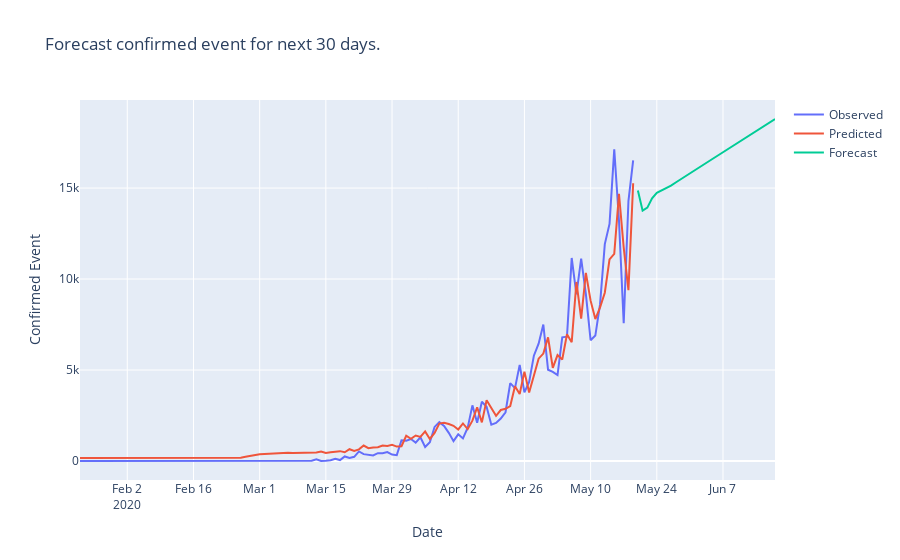

The notebook cell saved with this chart:
### Code cell
fig = go.Figure(go.Scatter( x=new_case.index, y=new_case, name="Observed" ))

fig.add_trace(go.Scatter( x=new_case.index, y = modelo.predict_in_sample(), name="Predicted" ))

#fig.add_trace(go.Scatter( x=pd.date_range('2020-05-20', '2020-06-05'), y=modelo.predict(15), name="Forecast" ))

fig.add_trace(go.Scatter( x=pd.date_range('2020-05-20', '2020-06-30'), y=modelo.predict(30), name="Forecast" ))

fig.update_layout(title="Forecast confirmed event for next 30 days.", yaxis_title="Confirmed Event", xaxis_title="Date")
fig.show()
